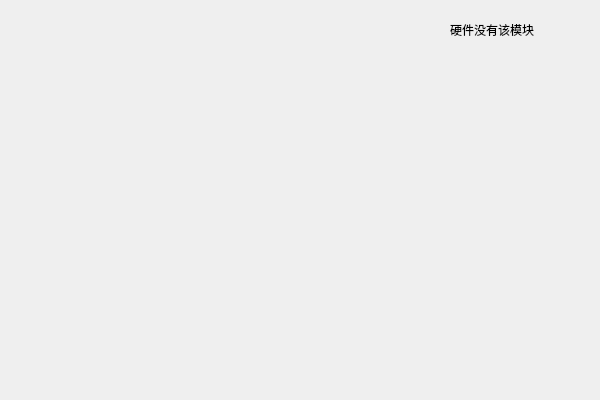
<?xml version="1.0" encoding="UTF-8"?>
<ui version="4.0">
 <class>CROP_tabClass</class>
 <widget class="QWidget" name="CROP_tabClass">
  <property name="geometry">
   <rect>
    <x>0</x>
    <y>0</y>
    <width>600</width>
    <height>400</height>
   </rect>
  </property>
  <property name="windowTitle">
   <string>CROP_tab</string>
  </property>
  <widget class="QLabel" name="label">
   <property name="geometry">
    <rect>
     <x>450</x>
     <y>20</y>
     <width>111</width>
     <height>20</height>
    </rect>
   </property>
   <property name="text">
    <string>硬件没有该模块</string>
   </property>
  </widget>
 </widget>
 <layoutdefault spacing="6" margin="11"/>
 <resources/>
 <connections/>
</ui>
